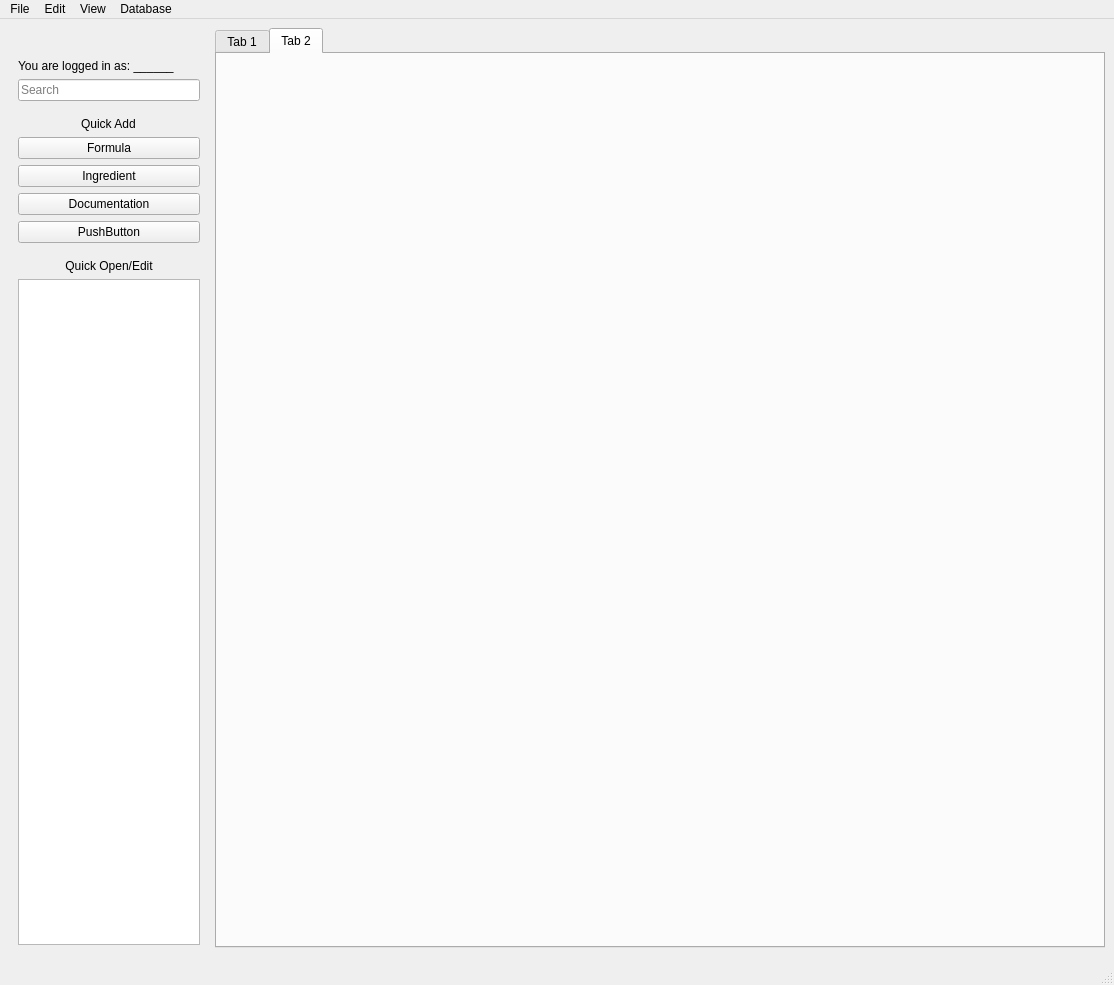
<?xml version="1.0" encoding="UTF-8"?>
<ui version="4.0">
 <class>MainWindow</class>
 <widget class="QMainWindow" name="MainWindow">
  <property name="geometry">
   <rect>
    <x>0</x>
    <y>0</y>
    <width>1114</width>
    <height>985</height>
   </rect>
  </property>
  <property name="minimumSize">
   <size>
    <width>500</width>
    <height>500</height>
   </size>
  </property>
  <property name="windowTitle">
   <string>Pressed Juicery R&amp;D</string>
  </property>
  <property name="windowIcon">
   <iconset>
    <normalon>../pjrd/static/media/pjgraphiclogo.png</normalon>
   </iconset>
  </property>
  <widget class="QWidget" name="mainWindowWidget">
   <property name="sizePolicy">
    <sizepolicy hsizetype="Expanding" vsizetype="Expanding">
     <horstretch>0</horstretch>
     <verstretch>0</verstretch>
    </sizepolicy>
   </property>
   <layout class="QGridLayout" name="gridLayout">
    <item row="0" column="1">
     <widget class="QTabWidget" name="tabWidget">
      <property name="currentIndex">
       <number>1</number>
      </property>
      <widget class="QWidget" name="tab">
       <attribute name="title">
        <string>Tab 1</string>
       </attribute>
       <layout class="QVBoxLayout" name="verticalLayout">
        <item>
         <widget class="QMdiArea" name="mdiArea"/>
        </item>
       </layout>
      </widget>
      <widget class="QWidget" name="tab_2">
       <attribute name="title">
        <string>Tab 2</string>
       </attribute>
       <widget class="QWidget" name="widget" native="true">
        <property name="geometry">
         <rect>
          <x>0</x>
          <y>0</y>
          <width>1051</width>
          <height>931</height>
         </rect>
        </property>
        <property name="sizePolicy">
         <sizepolicy hsizetype="Expanding" vsizetype="Expanding">
          <horstretch>0</horstretch>
          <verstretch>0</verstretch>
         </sizepolicy>
        </property>
       </widget>
      </widget>
     </widget>
    </item>
    <item row="0" column="0" rowspan="2">
     <widget class="QWidget" name="leftNavBarWidget" native="true">
      <property name="sizePolicy">
       <sizepolicy hsizetype="Maximum" vsizetype="Preferred">
        <horstretch>0</horstretch>
        <verstretch>0</verstretch>
       </sizepolicy>
      </property>
      <property name="maximumSize">
       <size>
        <width>200</width>
        <height>16777215</height>
       </size>
      </property>
      <property name="layoutDirection">
       <enum>Qt::LeftToRight</enum>
      </property>
      <layout class="QVBoxLayout" name="verticalLayout_3">
       <item alignment="Qt::AlignHCenter|Qt::AlignVCenter">
        <widget class="QLabel" name="label">
         <property name="minimumSize">
          <size>
           <width>0</width>
           <height>16</height>
          </size>
         </property>
         <property name="maximumSize">
          <size>
           <width>100</width>
           <height>100</height>
          </size>
         </property>
         <property name="text">
          <string/>
         </property>
         <property name="pixmap">
          <pixmap>../pjrd/static/media/pjgraphiclogo.png</pixmap>
         </property>
         <property name="scaledContents">
          <bool>true</bool>
         </property>
        </widget>
       </item>
       <item>
        <widget class="QLabel" name="loginStatus">
         <property name="sizePolicy">
          <sizepolicy hsizetype="Preferred" vsizetype="Preferred">
           <horstretch>0</horstretch>
           <verstretch>0</verstretch>
          </sizepolicy>
         </property>
         <property name="text">
          <string>You are logged in as: ______</string>
         </property>
         <property name="alignment">
          <set>Qt::AlignLeading|Qt::AlignLeft|Qt::AlignTop</set>
         </property>
        </widget>
       </item>
       <item>
        <widget class="QLineEdit" name="quickSearchBtn">
         <property name="placeholderText">
          <string>Search</string>
         </property>
        </widget>
       </item>
       <item>
        <spacer name="verticalSpacer_2">
         <property name="orientation">
          <enum>Qt::Vertical</enum>
         </property>
         <property name="sizeType">
          <enum>QSizePolicy::Minimum</enum>
         </property>
         <property name="sizeHint" stdset="0">
          <size>
           <width>10</width>
           <height>10</height>
          </size>
         </property>
        </spacer>
       </item>
       <item alignment="Qt::AlignHCenter">
        <widget class="QLabel" name="quickAddLabel">
         <property name="text">
          <string>Quick Add</string>
         </property>
        </widget>
       </item>
       <item>
        <widget class="QPushButton" name="quickAddFormulaBtn">
         <property name="text">
          <string>Formula</string>
         </property>
         <property name="flat">
          <bool>false</bool>
         </property>
        </widget>
       </item>
       <item>
        <widget class="QPushButton" name="quickAddIngrBtn">
         <property name="text">
          <string>Ingredient</string>
         </property>
        </widget>
       </item>
       <item>
        <widget class="QPushButton" name="quickAddDocBtn">
         <property name="text">
          <string>Documentation</string>
         </property>
        </widget>
       </item>
       <item>
        <widget class="QPushButton" name="pushButton_4">
         <property name="text">
          <string>PushButton</string>
         </property>
        </widget>
       </item>
       <item>
        <spacer name="verticalSpacer">
         <property name="orientation">
          <enum>Qt::Vertical</enum>
         </property>
         <property name="sizeType">
          <enum>QSizePolicy::Preferred</enum>
         </property>
         <property name="sizeHint" stdset="0">
          <size>
           <width>20</width>
           <height>10</height>
          </size>
         </property>
        </spacer>
       </item>
       <item>
        <widget class="QLabel" name="quickOpenLabel">
         <property name="text">
          <string>Quick Open/Edit</string>
         </property>
         <property name="alignment">
          <set>Qt::AlignCenter</set>
         </property>
        </widget>
       </item>
       <item>
        <widget class="QListView" name="quickFormulaAccess">
         <property name="mouseTracking">
          <bool>true</bool>
         </property>
        </widget>
       </item>
      </layout>
     </widget>
    </item>
   </layout>
  </widget>
  <widget class="QMenuBar" name="menubar">
   <property name="geometry">
    <rect>
     <x>0</x>
     <y>0</y>
     <width>1114</width>
     <height>22</height>
    </rect>
   </property>
   <widget class="QMenu" name="menuFile">
    <property name="title">
     <string>File</string>
    </property>
    <widget class="QMenu" name="menuAdd">
     <property name="title">
      <string>Add</string>
     </property>
     <addaction name="actionAddRecipe"/>
     <addaction name="actionAddIngredient"/>
    </widget>
    <addaction name="actionOpen"/>
    <addaction name="actionSave"/>
    <addaction name="menuAdd"/>
    <addaction name="actionLogout"/>
    <addaction name="actionExit"/>
    <addaction name="separator"/>
   </widget>
   <widget class="QMenu" name="menuEdit">
    <property name="title">
     <string>Edit</string>
    </property>
   </widget>
   <widget class="QMenu" name="menuView">
    <property name="title">
     <string>View</string>
    </property>
   </widget>
   <widget class="QMenu" name="menuDatabase">
    <property name="title">
     <string>Database</string>
    </property>
   </widget>
   <addaction name="menuFile"/>
   <addaction name="menuEdit"/>
   <addaction name="menuView"/>
   <addaction name="menuDatabase"/>
  </widget>
  <widget class="QStatusBar" name="statusbar"/>
  <action name="actionExit">
   <property name="text">
    <string>Quit</string>
   </property>
   <property name="shortcut">
    <string>Meta+Q</string>
   </property>
  </action>
  <action name="actionAddRecipe">
   <property name="text">
    <string>Recipe</string>
   </property>
  </action>
  <action name="actionAddIngredient">
   <property name="text">
    <string>Ingredient</string>
   </property>
  </action>
  <action name="actionOpen">
   <property name="text">
    <string>Open</string>
   </property>
  </action>
  <action name="actionSave">
   <property name="text">
    <string>Save</string>
   </property>
  </action>
  <action name="actionLogout">
   <property name="text">
    <string>Logout</string>
   </property>
  </action>
 </widget>
 <resources/>
 <connections/>
</ui>
